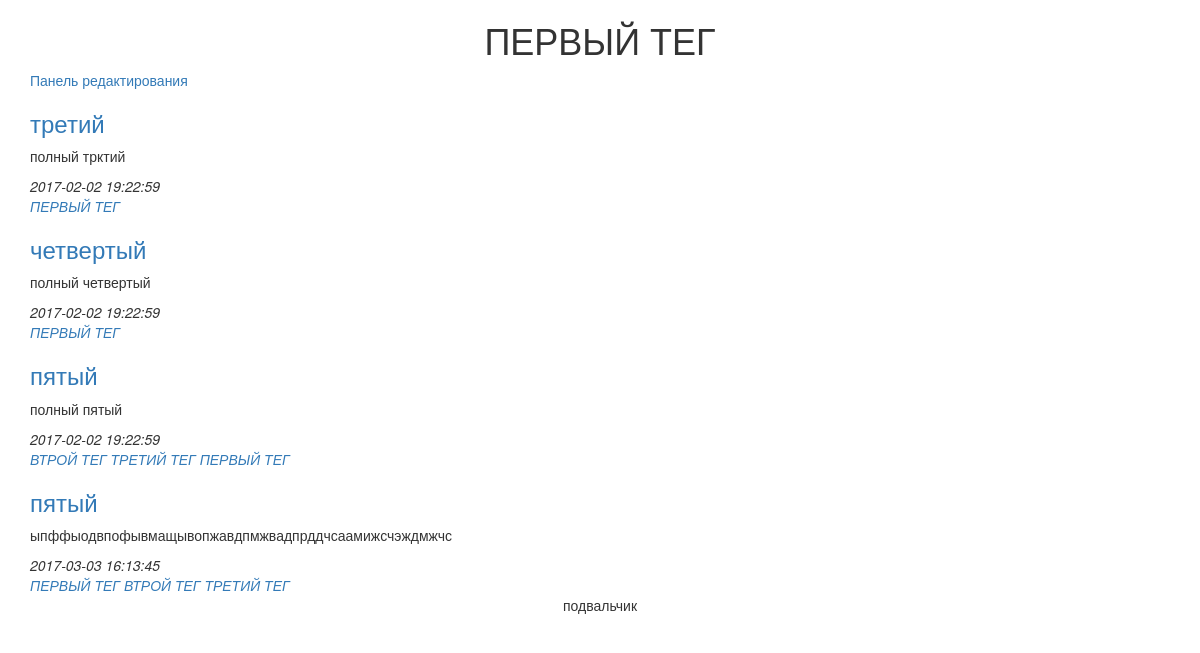
The app's page /articles_tag.php?id_tag=1 with its own data.
### tables this page shows
CREATE TABLE `tag` (
  `tag_id` bigint(20) UNSIGNED NOT NULL,
  `tag_title` varchar(128) DEFAULT NULL
);

CREATE TABLE `post` (
  `post_id` bigint(20) NOT NULL,
  `post_title` varchar(255) DEFAULT NULL,
  `post_text` text,
  `post_create_datetime` datetime DEFAULT NULL,
  `post_update_datetime` timestamp NOT NULL DEFAULT CURRENT_TIMESTAMP ON UPDATE CURRENT_TIMESTAMP
);

### articles_tag.php (called while the page is built)
<?php
    require_once("db.php");
    require_once("models/articles.php");
    $link = db_connect();
    $tag_v_id = articles_tag($link, $_GET["id_tag"]);
    foreach ($tag_v_id as $p_id) {
        $article[] = articles_get($link, $p_id[post_id]);
        $tag_title = $p_id[tag_title];
    }
    include("views/articles_tag.php");

### models/articles.php (called while the page is built, shortened)
<?php
function articles_get($link, $post_id) {
    $query = sprintf("select
                        post.post_id,
                        post.post_title,
                        post.post_text,
                        post.post_create_datetime,
                        tag.tag_title,
                        tag.tag_title,
                        count(post.post_id) as tag_n,
                        group_concat(tag.tag_title) as tag_name,
                        group_concat(tag.tag_id) as tag_id
                    from
                        post
                        left join post_to_tag on (post.post_id=post_to_tag.post_id)
                            left join tag on (post_to_tag.tag_id=tag.tag_id)
                    where
                        post.post_id=%d
                    group by
                        post.post_id desc",(int)$post_id) ;
    $result = mysqli_query($link, $query);
    $article = mysqli_fetch_assoc($result);
        $tag_name = explode(",", $article[tag_name]);
        $tag_id = explode(",", $article[tag_id]);
        $tag_id_name = array_combine($tag_id, $tag_name);
        $article[tag_id_name] = $tag_id_name;
    return $article;
}
function articles_tag($link, $tag_id){
    $query = sprintf("select
                            post.post_id,
                            tag.tag_title
                    from
                        tag
                        left join post_to_tag on (tag.tag_id=post_to_tag.tag_id)
                            left join post on (post_to_tag.post_id=post.post_id)
                    where
                        tag.tag_id=%d",(int)$tag_id) ;
    $result = mysqli_query($link, $query);
    $n_rows = mysqli_num_rows($result);
    $article = array();
    for ($i=0; $i < $n_rows; $i++)
    {
        $row = mysqli_fetch_assoc($result);
        $article[] = $row;
    }
    return $article;
}

### views/articles_tag.php (the view, shortened to what this page needs)
<!DOCTYPE html>
<html>
    <head>
        <link rel="stylesheet" href="style.css">
        <link rel="stylesheet" href="https://maxcdn.bootstrapcdn.com/bootstrap/3.3.7/css/bootstrap.min.css">
    </head>
    <body>
        <div class="container">
            <center><h1><?=$tag_title; ?></h1></center>
            <a href="admin"> Панель редактирования</a>
            <div>
                <?php foreach($article as $artic): ?>
                <div class="article">
                    <h3><a href="article.php?id=<?= $artic[post_id]?>">
                        <?=$artic["post_title"]?></a></h3>
                    <p><?=$artic['post_text']?></p>
                    <em><?=$artic['post_create_datetime']?></em>
                    <div>
                        <?php foreach($artic[tag_id_name] as $id_tag => $tag_name): ?>
                        <em><a href="articles_tag.php?id_tag=<?= $id_tag?>">
                        <?=$tag_name?></a> </em>
                        <?php endforeach ?>
                    </div>
                </div>
                    <?php endforeach ?>
            </div>
            <footer>
                <p> подвальчик </p>
            </footer>
        </div>
    </body>
</html>

### style.css (style rules this page uses)
footer { text-align: center; }

### records on screen
tag: tag_title "ПЕРВЫЙ ТЕГ"
post: post_title "третий", post_text "полный трктий", post_create_datetime "2017-02-02 19:22:59", tag_name "ПЕРВЫЙ ТЕГ"
post: post_title "четвертый", post_text "полный четвертый", post_create_datetime "2017-02-02 19:22:59", tag_name "ПЕРВЫЙ ТЕГ"
post: post_title "пятый", post_text "полный пятый", post_create_datetime "2017-02-02 19:22:59", tag_name "ВТРОЙ ТЕГ", tag_name "ТРЕТИЙ ТЕГ", tag_name "ПЕРВЫЙ ТЕГ"
post: post_title "пятый", post_text "ыпффыодвпофывмащывопжавдпмжвадпрддчсаамижсчэждмжчс", post_create_datetime "2017-03-03 16:13:45", tag_name "ПЕРВЫЙ ТЕГ", tag_name "ВТРОЙ ТЕГ", tag_name "ТРЕТИЙ ТЕГ"
